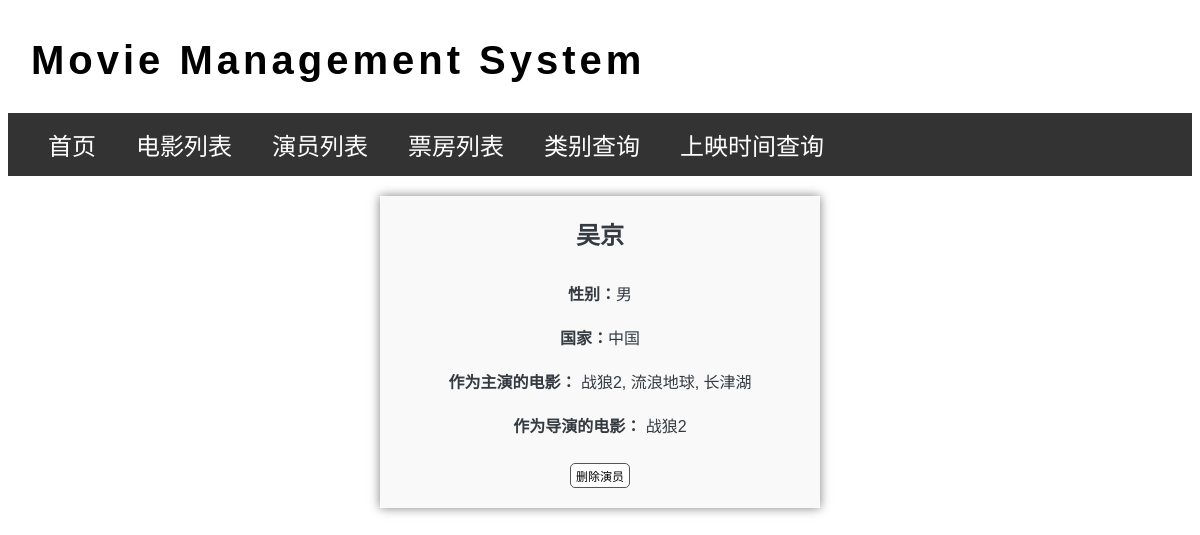
The app's page /show_actor/2001 with its own data.
### app.py (models this page shows)
class ActorInfo(db.Model):
    __tablename__ = 'actor_info'
    actor_id = db.Column(db.Integer, primary_key=True, autoincrement=True)
    actor_name = db.Column(db.String(20), nullable=False)
    gender = db.Column(db.String(2), nullable=False)
    country = db.Column(db.String(20))

class MovieInfo(db.Model):
    __tablename__ = 'movie_info'
    movie_id = db.Column(db.Integer, primary_key=True, autoincrement=True)
    movie_name = db.Column(db.String(255), nullable=False)
    release_date = db.Column(db.DateTime)
    country = db.Column(db.String(20))
    genre = db.Column(db.String(10))
    year = db.Column(db.Integer, nullable=False)
    director = db.Column(db.String(255))  # 导演
    box_office = db.relationship('MoveBox', backref='movie', uselist=False)

### app.py (the view)
@app.route('/show_actor/<int:actor_id>')
def show_actor(actor_id):
    actor = ActorInfo.query.get_or_404(actor_id)
    movies_as_actor = MovieInfo.query.join(MovieActorRelation, MovieInfo.movie_id == MovieActorRelation.movie_id)\
                                     .filter(MovieActorRelation.actor_id == actor.actor_id, MovieActorRelation.relation_type == '主演').all()
    movies_as_director = MovieInfo.query.join(MovieActorRelation, MovieInfo.movie_id == MovieActorRelation.movie_id)\
                                        .filter(MovieActorRelation.actor_id == actor.actor_id, MovieActorRelation.relation_type == '导演').all()
    return render_template('show_actor.html', actor=actor, movies_as_actor=movies_as_actor, movies_as_director=movies_as_director)

### templates/show_actor.html
{% extends 'base.html' %}
{% block content %}
<div class="actor-detail-page">
    <h2>{{ actor.actor_name }}</h2>
    <ul>
        <li><strong>性别：</strong>{{ actor.gender }}</li>
        <li><strong>国家：</strong>{{ actor.country }}</li>
        <li>
            <strong>作为主演的电影：</strong>
            {% if movies_as_actor %}
                {% for movie in movies_as_actor %}
                {{ movie.movie_name }}{% if not loop.last %}, {% endif %}
                {% endfor %}
            {% else %}
                暂无主演电影信息
            {% endif %}
        </li>
        <li>
            <strong>作为导演的电影：</strong>
            {% if movies_as_director %}
                {% for movie in movies_as_director %}
                {{ movie.movie_name }}{% if not loop.last %}, {% endif %}
                {% endfor %}
            {% else %}
                暂无导演电影信息
            {% endif %}
        </li>
    </ul>
    <div style="text-align: center;">
        <form action="{{ url_for('delete_actor', actor_id=actor.actor_id) }}" method="post" onsubmit="return confirm('确定要删除这位演员吗？')">
            <button type="submit" class="btn btn-delete">删除演员</button>
        </form>
    </div>
</div>
{% endblock %}

### static/style.css (style rules this page uses)
body { font-family: Helvetica, Arial, sans-serif; }
h2 { margin-top: 0; }
.btn { font-family: Arial, sans-serif; font-weight: normal; font-size: 12px; padding: 3px 5px; text-decoration: none; cursor: pointer; background-color: white; color: black; border: 1px solid #555555; border-radius: 5px; }
.btn-delete { display: inline-block; margin: 0 auto; }
.btn { text-align: center; }
.actor-detail-page { max-width: 400px; margin: 20px auto; padding: 20px; background-color: #f9f9f9; box-shadow: 0 0 10px rgba(0, 0, 0, 0.5); color: #343a40; }
.actor-detail-page h2, .actor-detail-page h3 { text-align: center; color: #343a40; }
.actor-detail-page p, .actor-detail-page ul { text-align: center; color: #343a40; }
.actor-detail-page ul { list-style-type: none; padding: 0; }
.actor-detail-page { max-width: 400px; margin: 20px auto; padding: 20px; background-color: #f9f9f9; box-shadow: 0 0 10px rgba(0, 0, 0, 0.5); text-align: center; color: #343a40; }
.actor-detail-page h2 { margin-bottom: 20px; }
.actor-detail-page ul li { padding: 10px 0; }

### records on screen
ActorInfo: actor_name "吴京", gender "男", country "中国"
MovieInfo: movie_name "战狼2"
MovieInfo: movie_name "流浪地球"
MovieInfo: movie_name "长津湖"
